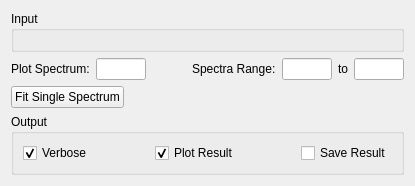
     <widget class="QWidget" name="tabMSD">
      <attribute name="title">
       <string>MSD Fit</string>
      </attribute>
      <layout class="QVBoxLayout" name="verticalLayout_5">
       <item>
        <widget class="QGroupBox" name="msd_gbInput">
         <property name="title">
          <string>Input</string>
         </property>
         <layout class="QHBoxLayout" name="horizontalLayout_18">
          <item>
           <widget class="MantidQt::MantidWidgets::DataSelector" name="msd_dsSampleInput" native="true">
            <property name="sizePolicy">
             <sizepolicy hsizetype="Minimum" vsizetype="Fixed">
              <horstretch>0</horstretch>
              <verstretch>0</verstretch>
             </sizepolicy>
            </property>
            <property name="workspaceSuffixes" stdset="0">
             <stringlist>
              <string>_eq2</string>
             </stringlist>
            </property>
            <property name="fileBrowserSuffixes" stdset="0">
             <stringlist>
              <string>_eq2.nxs</string>
             </stringlist>
            </property>
            <property name="showLoad" stdset="0">
             <bool>false</bool>
            </property>
           </widget>
          </item>
         </layout>
        </widget>
       </item>
       <item>
        <layout class="QHBoxLayout" name="horizontalLayout_3">
         <item>
          <layout class="QVBoxLayout" name="msd_properties"/>
         </item>
         <item>
          <layout class="QVBoxLayout" name="verticalLayout_41">
           <item>
            <layout class="QVBoxLayout" name="msd_plot"/>
           </item>
           <item>
            <layout class="QHBoxLayout" name="horizontalLayout">
             <item>
              <widget class="QLabel" name="label_51">
               <property name="text">
                <string>Plot Spectrum:</string>
               </property>
              </widget>
             </item>
             <item>
              <widget class="QLineEdit" name="msd_lePlotSpectrum">
               <property name="maximumSize">
                <size>
                 <width>50</width>
                 <height>16777215</height>
                </size>
               </property>
              </widget>
             </item>
             <item>
              <spacer name="horizontalSpacer_24">
               <property name="orientation">
                <enum>Qt::Horizontal</enum>
               </property>
               <property name="sizeType">
                <enum>QSizePolicy::Expanding</enum>
               </property>
               <property name="sizeHint" stdset="0">
                <size>
                 <width>40</width>
                 <height>20</height>
                </size>
               </property>
              </spacer>
             </item>
             <item>
              <widget class="QLabel" name="label_31">
               <property name="sizePolicy">
                <sizepolicy hsizetype="Preferred" vsizetype="Fixed">
                 <horstretch>0</horstretch>
                 <verstretch>0</verstretch>
                </sizepolicy>
               </property>
               <property name="text">
                <string>Spectra Range:</string>
               </property>
              </widget>
             </item>
             <item>
              <widget class="QLineEdit" name="msd_leSpectraMin">
               <property name="sizePolicy">
                <sizepolicy hsizetype="Minimum" vsizetype="Fixed">
                 <horstretch>0</horstretch>
                 <verstretch>0</verstretch>
                </sizepolicy>
               </property>
               <property name="maximumSize">
                <size>
                 <width>50</width>
                 <height>16777215</height>
                </size>
               </property>
              </widget>
             </item>
             <item>
              <widget class="QLabel" name="label_41">
               <property name="sizePolicy">
                <sizepolicy hsizetype="Preferred" vsizetype="Fixed">
                 <horstretch>0</horstretch>
                 <verstretch>0</verstretch>
                </sizepolicy>
               </property>
               <property name="text">
                <string>to</string>
               </property>
              </widget>
             </item>
             <item>
              <widget class="QLineEdit" name="msd_leSpectraMax">
               <property name="sizePolicy">
                <sizepolicy hsizetype="Minimum" vsizetype="Fixed">
                 <horstretch>0</horstretch>
                 <verstretch>0</verstretch>
                </sizepolicy>
               </property>
               <property name="maximumSize">
                <size>
                 <width>50</width>
                 <height>16777215</height>
                </size>
               </property>
              </widget>
             </item>
            </layout>
           </item>
           <item>
            <layout class="QHBoxLayout" name="horizontalLayout_15">
             <item>
              <widget class="QPushButton" name="msd_pbSingle">
               <property name="text">
                <string>Fit Single Spectrum</string>
               </property>
              </widget>
             </item>
             <item>
              <spacer name="horizontalSpacer">
               <property name="orientation">
                <enum>Qt::Horizontal</enum>
               </property>
               <property name="sizeHint" stdset="0">
                <size>
                 <width>40</width>
                 <height>20</height>
                </size>
               </property>
              </spacer>
             </item>
            </layout>
           </item>
          </layout>
         </item>
        </layout>
       </item>
       <item>
        <widget class="QGroupBox" name="msd_gbOutput">
         <property name="title">
          <string>Output</string>
         </property>
         <layout class="QHBoxLayout" name="horizontalLayout_8">
          <item>
           <widget class="QCheckBox" name="msd_ckVerbose">
            <property name="enabled">
             <bool>true</bool>
            </property>
            <property name="text">
             <string>Verbose</string>
            </property>
            <property name="checked">
             <bool>true</bool>
            </property>
           </widget>
          </item>
          <item>
           <spacer name="horizontalSpacer_22">
            <property name="orientation">
             <enum>Qt::Horizontal</enum>
            </property>
            <property name="sizeHint" stdset="0">
             <size>
              <width>40</width>
              <height>20</height>
             </size>
            </property>
           </spacer>
          </item>
          <item>
           <widget class="QCheckBox" name="msd_ckPlot">
            <property name="text">
             <string>Plot Result</string>
            </property>
            <property name="checked">
             <bool>true</bool>
            </property>
           </widget>
          </item>
          <item>
           <spacer name="horizontalSpacer_23">
            <property name="orientation">
             <enum>Qt::Horizontal</enum>
            </property>
            <property name="sizeHint" stdset="0">
             <size>
              <width>40</width>
              <height>20</height>
             </size>
            </property>
           </spacer>
          </item>
          <item>
           <widget class="QCheckBox" name="msd_ckSave">
            <property name="text">
             <string>Save Result</string>
            </property>
           </widget>
          </item>
         </layout>
        </widget>
       </item>
      </layout>
     </widget>
